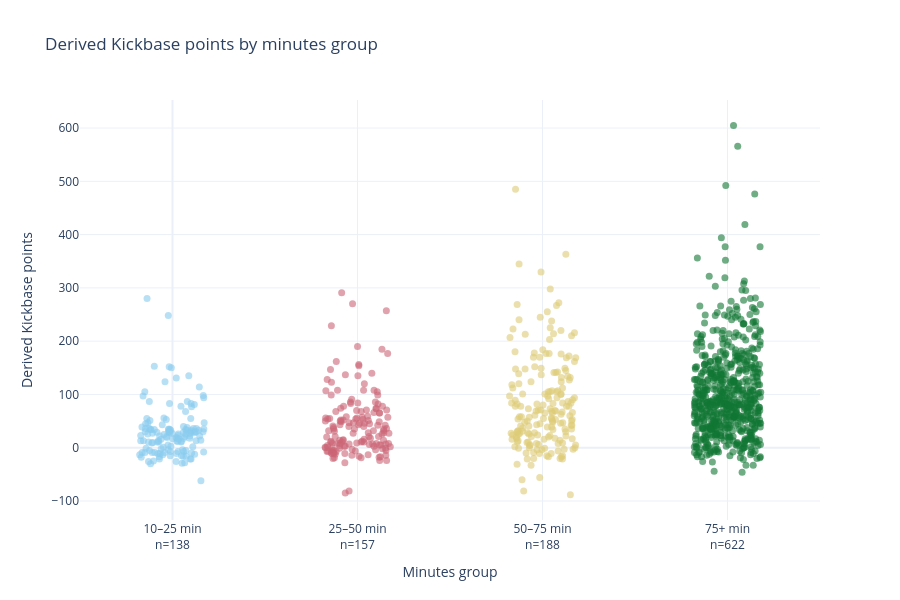

Notebook code cell kept with this figure:
### Markdown cell above
## Points by minutes group
Each dot is one appearance. Horizontal jitter only separates overlapping dots; it does not encode minutes within the group. Hover to inspect the player, match, and SofaScore rating.

### Code cell
HOVER = ['player_name', 'team', 'fixture', 'date_hover', 'match_id', 'rating_hover', 'minutes', 'points']
HOVER_TEMPLATE = ('<b>%{customdata[0]}</b><br>Team: %{customdata[1]}<br>Match: %{customdata[2]}'
                  '<br>Date: %{customdata[3]}<br>Match ID: %{customdata[4]}'
                  '<br>SofaScore rating: %{customdata[5]}<br>Minutes: %{customdata[6]}'
                  '<br>Derived points: %{customdata[7]}<extra></extra>')
rng = np.random.default_rng(42)
fig_groups = go.Figure()
for index, group in enumerate(GROUPS):
    subset = data.loc[data['group'] == group]
    fig_groups.add_trace(go.Scatter(x=index + rng.uniform(-0.18, 0.18, len(subset)), y=subset.points,
        mode='markers', name=group, marker=dict(color=COLORS[group], opacity=0.6, size=7),
        customdata=subset[HOVER].to_numpy(), hovertemplate=HOVER_TEMPLATE))
fig_groups.update_layout(title='Derived Kickbase points by minutes group', template='plotly_white', height=600,
    xaxis=dict(title='Minutes group', tickmode='array', tickvals=list(range(4)),
               ticktext=[f'{group}<br>n={sample_counts[group]}' for group in GROUPS], range=[-0.5, 3.5]),
    yaxis_title='Derived Kickbase points', showlegend=False)
fig_groups.show()

### Figure 1 — Plotly figure (JSON) as saved in the notebook; plotly's stock layout.template omitted (floating-point values rounded to 4 significant figures; data arrays with more than 128 entries replaced by an {"elided": "..."} marker saying what was removed)
{"data": [{"customdata": {"elided": "138x8 mixed values"}, "hovertemplate": "<b>%{customdata[0]}</b><br>Team: %{customdata[1]}<br>Match: %{customdata[2]}<br>Date: %{customdata[3]}<br>Match ID: %{customdata[4]}<br>SofaScore rating: %{customdata[5]}<br>Minutes: %{customdata[6]}<br>Derived points: %{customdata[7]}<extra></extra>", "marker": {"color": "rgb(136, 204, 238)", "opacity": 0.6, "size": 7}, "mode": "markers", "name": "10–25 min", "type": "scatter", "x": {"elided": "138 float values"}, "y": {"elided": "138 int values"}}, {"customdata": {"elided": "157x8 mixed values"}, "hovertemplate": "<b>%{customdata[0]}</b><br>Team: %{customdata[1]}<br>Match: %{customdata[2]}<br>Date: %{customdata[3]}<br>Match ID: %{customdata[4]}<br>SofaScore rating: %{customdata[5]}<br>Minutes: %{customdata[6]}<br>Derived points: %{customdata[7]}<extra></extra>", "marker": {"color": "rgb(204, 102, 119)", "opacity": 0.6, "size": 7}, "mode": "markers", "name": "25–50 min", "type": "scatter", "x": {"elided": "157 float values"}, "y": {"elided": "157 int values"}}, {"customdata": {"elided": "188x8 mixed values"}, "hovertemplate": "<b>%{customdata[0]}</b><br>Team: %{customdata[1]}<br>Match: %{customdata[2]}<br>Date: %{customdata[3]}<br>Match ID: %{customdata[4]}<br>SofaScore rating: %{customdata[5]}<br>Minutes: %{customdata[6]}<br>Derived points: %{customdata[7]}<extra></extra>", "marker": {"color": "rgb(221, 204, 119)", "opacity": 0.6, "size": 7}, "mode": "markers", "name": "50–75 min", "type": "scatter", "x": {"elided": "188 float values"}, "y": {"elided": "188 int values"}}, {"customdata": {"elided": "622x8 mixed values"}, "hovertemplate": "<b>%{customdata[0]}</b><br>Team: %{customdata[1]}<br>Match: %{customdata[2]}<br>Date: %{customdata[3]}<br>Match ID: %{customdata[4]}<br>SofaScore rating: %{customdata[5]}<br>Minutes: %{customdata[6]}<br>Derived points: %{customdata[7]}<extra></extra>", "marker": {"color": "rgb(17, 119, 51)", "opacity": 0.6, "size": 7}, "mode": "markers", "name": "75+ min", "type": "scatter", "x": {"elided": "622 float values"}, "y": {"elided": "622 int values"}}], "layout": {"height": 600, "showlegend": false, "title": {"text": "Derived Kickbase points by minutes group"}, "xaxis": {"range": [-0.5, 3.5], "tickmode": "array", "ticktext": ["10–25 min<br>n=138", "25–50 min<br>n=157", "50–75 min<br>n=188", "75+ min<br>n=622"], "tickvals": [0, 1, 2, 3], "title": {"text": "Minutes group"}}, "yaxis": {"title": {"text": "Derived Kickbase points"}}}}
